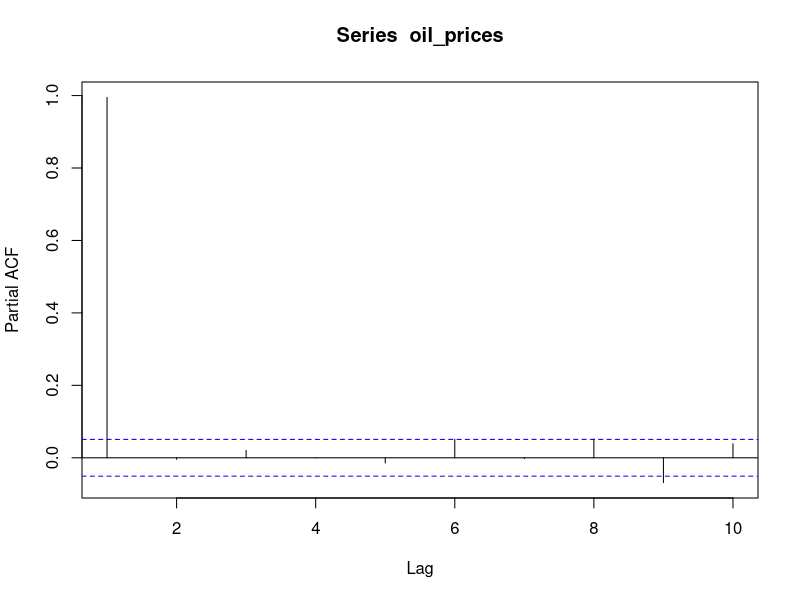
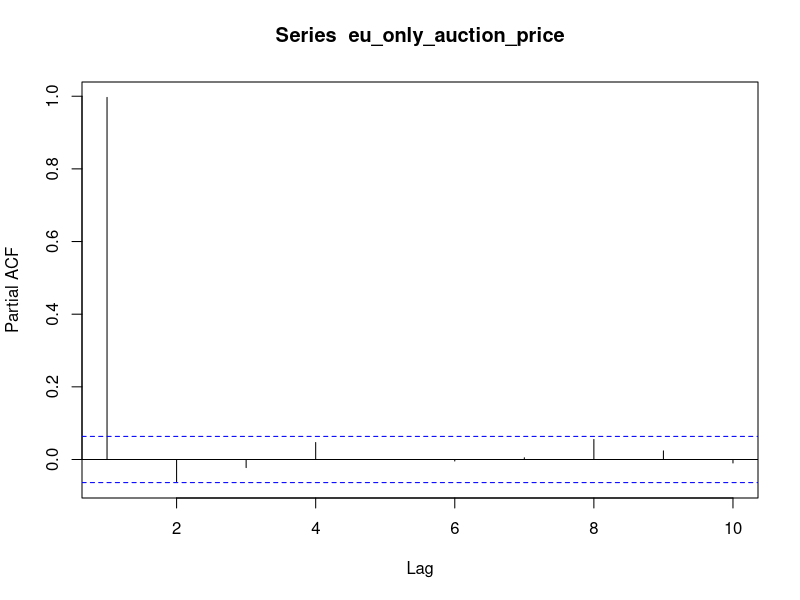
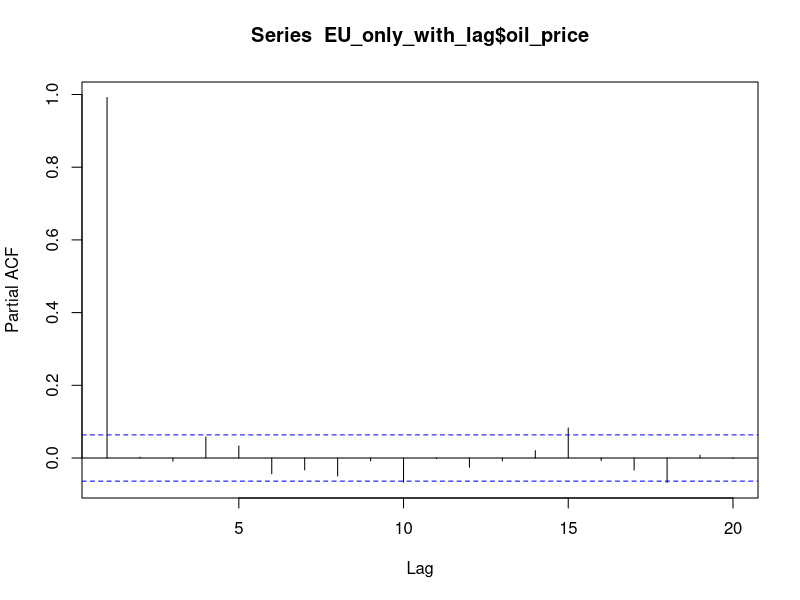
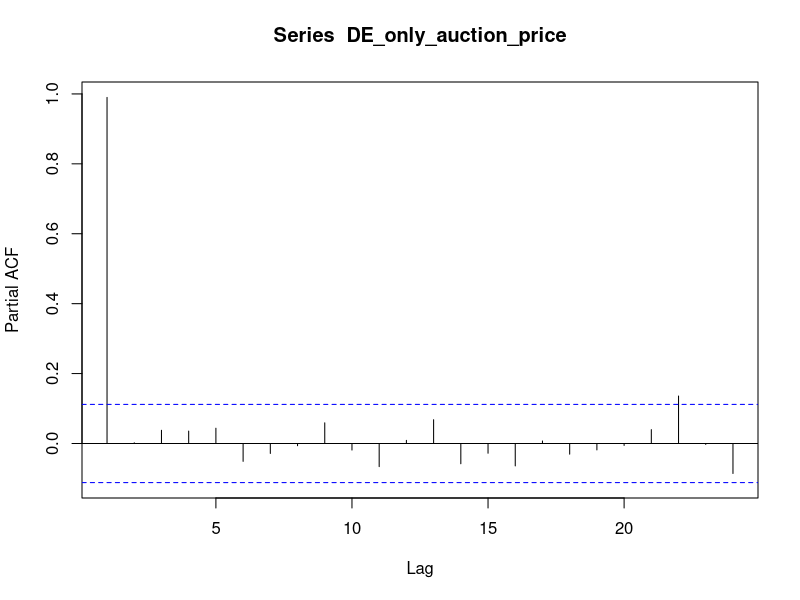
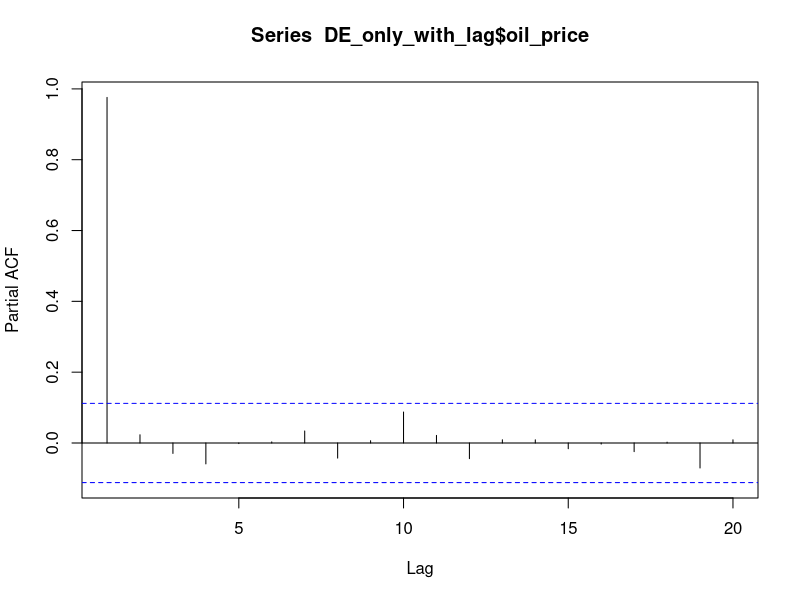
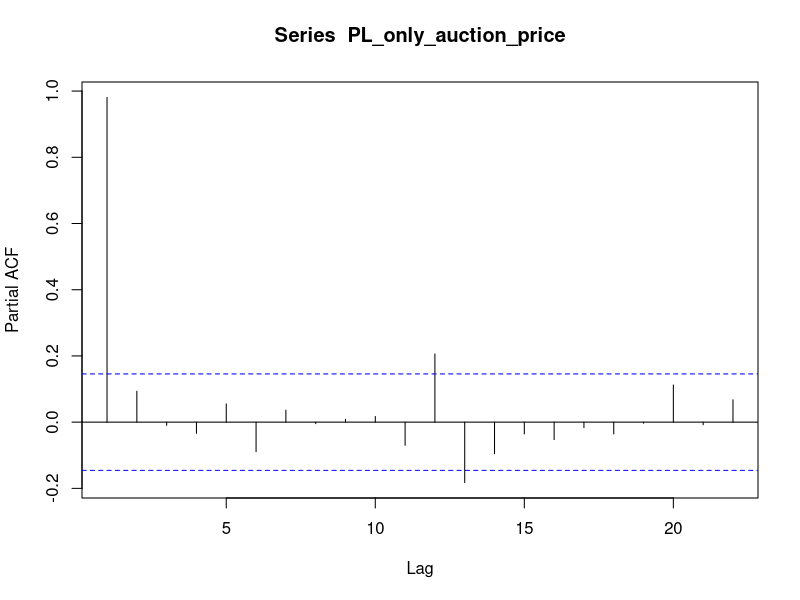
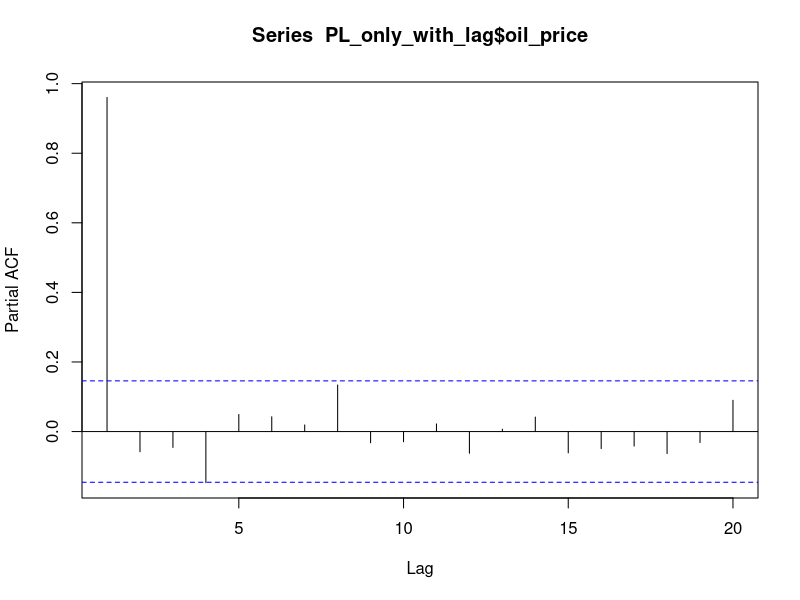
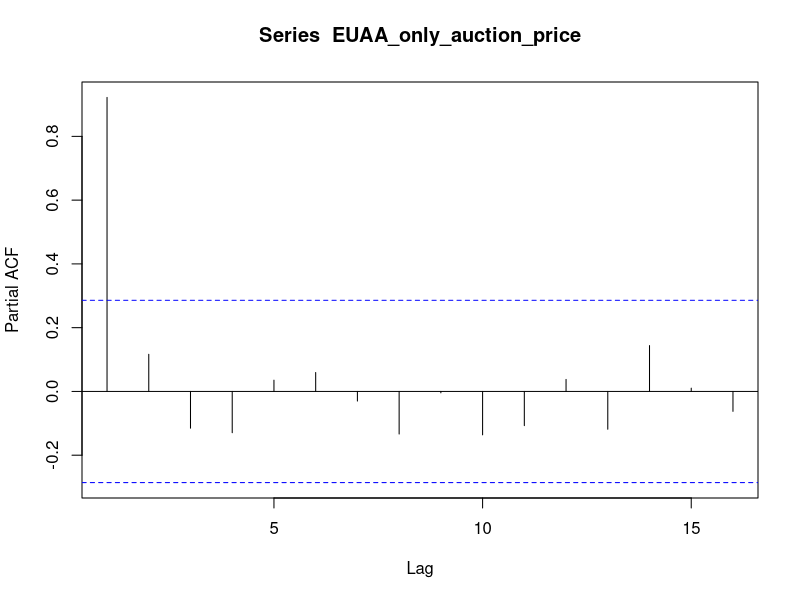

Recreate these plots in R, in order.
## ---- chunk 1
knitr::opts_chunk$set(echo = TRUE)
library(readxl)
library(tseries)
library(ggplot2)
library(tidyverse)
library(reshape2)
library(car)
library(lubridate)

## ---- chunk 2
brent_crude_prices<- read_excel("brent_crude_prices.xlsx")
co2_emissions_data<-read.csv("co2_emission.csv")
ftse<- read.csv("FTSE 100 Historical Data.csv")
eu_ets_data<-read_excel("EU-ETS-data.xlsx")
## ---- chunk 3
eu_ets_data$Date<- as.Date(eu_ets_data$Date)
brent_crude_prices$Date<- as.Date(brent_crude_prices$Date)
ftse$Date<- as.Date(ftse$Date)
## ---- chunk 4
auction_and_oil<- merge(x=eu_ets_data,y=brent_crude_prices, 
                         by="Date", all.x=TRUE) 

auction_and_oil<-auction_and_oil |> filter(is.na(auction_and_oil$`Europe Brent Spot Price FOB (Dollars per Barrel)`)==FALSE)

oil_prices<- auction_and_oil$`Europe Brent Spot Price FOB (Dollars per Barrel)`
pacf(oil_prices, lag=10, pl=TRUE)

ets_stock_and_oil_data<- merge(x=auction_and_oil, y= ftse, by='Date', all.x=TRUE)
## ---- chunk 5
#First let's change auction name to just have EU, DE, PL or EUAA:

ets_stock_and_oil_data<- ets_stock_and_oil_data |> mutate(
                AuctionType = ifelse(str_detect(`Auction Name`, "EUAA")==TRUE,
                                                                        "EUAA",
                                                    str_sub(`Auction Name`,-2,)
), .after=`Auction Name`)
## ---- chunk 6
EU_only_auction<- ets_stock_and_oil_data |> filter(AuctionType=="EU") |> filter(
                                          is.na(`Auction Price €/tCO2`)==FALSE
)
eu_only_auction_price<-EU_only_auction$`Auction Price €/tCO2`

pacf(eu_only_auction_price, lag=10, pl=TRUE)


lag<- EU_only_auction$`Auction Price €/tCO2`[2:length(EU_only_auction$`Auction Price €/tCO2`)-1]
lag<- c(0,lag)
lag[length(lag)]<-0
EU_only_with_lag<- EU_only_auction |> mutate(
                                          lag= lag, .after=`Auction Price €/tCO2`
)

EU_only_auction_variables_fit<- glm(`Auction Price €/tCO2`~ lag+ `Auction Volume tCO2`+ `Maximum Bid €/tCO2`,
                            family=gaussian, data=EU_only_with_lag)

durbinWatsonTest(EU_only_auction_variables_fit)
summary(EU_only_auction_variables_fit)

#DW of 1.27. Not terrible. How do we push this up to acceptable levels?

#What about with oil prices?
EU_only_with_lag<- EU_only_with_lag |> rename(
                        oil_price = `Europe Brent Spot Price FOB (Dollars per Barrel)`
)

EU_only_oil_fit<- glm(`Auction Price €/tCO2`~ lag+ `Auction Volume tCO2`+ `Maximum Bid €/tCO2`+
                                    oil_price,
                            family=gaussian, data=EU_only_with_lag)
summary(EU_only_oil_fit)
durbinWatsonTest(EU_only_oil_fit)

pacf(EU_only_with_lag$oil_price, lag=20, pl=TRUE)

#So the difference in DW witha nd without oil prices isn't huge. Only 0.01 difference in the test statistic. 

## ---- chunk 7
DE_only_auction<-ets_stock_and_oil_data |> filter(AuctionType=="DE") |> filter(
                                          is.na(`Auction Price €/tCO2`)==FALSE
)
DE_only_auction_price<- DE_only_auction$`Auction Price €/tCO2`
pacf(DE_only_auction_price)


lag<- DE_only_auction$`Auction Price €/tCO2`[2:length(DE_only_auction$`Auction Price €/tCO2`)-1]
lag<- c(0,lag)
lag[length(lag)]<-0
DE_only_with_lag<- DE_only_auction |> mutate(
                                          lag= lag, .after=`Auction Price €/tCO2`
)

DE_only_auction_variables_fit<- glm(`Auction Price €/tCO2`~ lag+ `Auction Volume tCO2`+ `Maximum Bid €/tCO2`,
                            family=gaussian, data=DE_only_with_lag)

durbinWatsonTest(DE_only_auction_variables_fit)
summary(DE_only_auction_variables_fit)

#With oil prices:
DE_only_with_lag<- DE_only_with_lag |> rename(
                        oil_price = `Europe Brent Spot Price FOB (Dollars per Barrel)`
)

DE_only_oil_fit<- glm(`Auction Price €/tCO2`~ lag+ `Auction Volume tCO2`+ `Maximum Bid €/tCO2`+
                                    oil_price,
                            family=gaussian, data=DE_only_with_lag)
summary(DE_only_oil_fit)
durbinWatsonTest(DE_only_oil_fit)

pacf(DE_only_with_lag$oil_price, lag=20, pl=TRUE)

## ---- chunk 8
PL_only_auction<-ets_stock_and_oil_data |> filter(AuctionType=="PL") |> filter(
                                          is.na(`Auction Price €/tCO2`)==FALSE
)
PL_only_auction_price<- PL_only_auction$`Auction Price €/tCO2`
pacf(PL_only_auction_price)


lag<- PL_only_auction$`Auction Price €/tCO2`[2:length(PL_only_auction$`Auction Price €/tCO2`)-1]
lag<- c(0,lag)
lag[length(lag)]<-0
PL_only_with_lag<- PL_only_auction |> mutate(
                                          lag= lag, .after=`Auction Price €/tCO2`
)

PL_only_auction_variables_fit<- glm(`Auction Price €/tCO2`~ lag+ `Auction Volume tCO2`+ `Maximum Bid €/tCO2`,
                            family=gaussian, data=PL_only_with_lag)

durbinWatsonTest(PL_only_auction_variables_fit)
summary(PL_only_auction_variables_fit)

#With oil prices:
PL_only_with_lag<- PL_only_with_lag |> rename(
                        oil_price = `Europe Brent Spot Price FOB (Dollars per Barrel)`
)

PL_only_oil_fit<- glm(`Auction Price €/tCO2`~ lag+ `Auction Volume tCO2`+ `Maximum Bid €/tCO2`+
                                    oil_price,
                            family=gaussian, data=PL_only_with_lag)
summary(PL_only_oil_fit)
durbinWatsonTest(PL_only_oil_fit)

pacf(PL_only_with_lag$oil_price, lag=20, pl=TRUE)

#So for Poland, I don't need to worry about autocorrelation at all
## ---- chunk 9
EUAA_only_auction<-ets_stock_and_oil_data |> filter(AuctionType=="EUAA") |> filter(
                                          is.na(`Auction Price €/tCO2`)==FALSE
)
EUAA_only_auction_price<- EUAA_only_auction$`Auction Price €/tCO2`
pacf(EUAA_only_auction_price)


lag<- EUAA_only_auction$`Auction Price €/tCO2`[2:length(EUAA_only_auction$`Auction Price €/tCO2`)-1]
lag<- c(0,lag)
lag[length(lag)]<-0
EUAA_only_with_lag<- EUAA_only_auction |> mutate(
                                          lag= lag, .after=`Auction Price €/tCO2`
)

EUAA_only_auction_variables_fit<- glm(`Auction Price €/tCO2`~ lag+ `Auction Volume tCO2`+ `Maximum Bid €/tCO2`,
                            family=gaussian, data=EUAA_only_with_lag)

durbinWatsonTest(EUAA_only_auction_variables_fit)
summary(EUAA_only_auction_variables_fit)

#With oil prices:
EUAA_only_with_lag<- EUAA_only_with_lag |> rename(
                        oil_price = `Europe Brent Spot Price FOB (Dollars per Barrel)`
)

EUAA_only_oil_fit<- glm(`Auction Price €/tCO2`~ lag+ `Auction Volume tCO2`+ `Maximum Bid €/tCO2`+
                                    oil_price,
                            family=gaussian, data=EUAA_only_with_lag)
summary(EUAA_only_oil_fit)
durbinWatsonTest(EUAA_only_oil_fit)

pacf(EUAA_only_with_lag$oil_price, lag=20, pl=TRUE)

#lag isn;t significant. Should I leave it out?
EUAA_only_oil_fit<- glm(`Auction Price €/tCO2`~ `Auction Volume tCO2`+ `Maximum Bid €/tCO2`+
                                    oil_price,
                            family=gaussian, data=EUAA_only_with_lag)
durbinWatsonTest(EUAA_only_oil_fit)
summary(EUAA_only_oil_fit)
## ---- chunk 10
ets_rbind_lag<- rbind(
                                EU_only_with_lag, 
                                EUAA_only_with_lag, 
                                DE_only_with_lag, 
                                PL_only_with_lag) |> arrange(desc('Date'))

#Merging, beginning with EU lag
EU_lag<- EU_only_with_lag |> select('Date','AuctionType', 'lag')
ets_EU_only_lag<- merge(x=ets_stock_and_oil_data, y= EU_lag, by=c('Date', 'AuctionType'), all.x=TRUE)
ets_EU_only_lag<- ets_EU_only_lag |> select(-c(Price:Change..))

#DE lag:
DE_lag<- DE_only_with_lag |> select('Date', 'AuctionType', 'lag')
ets_EU_DE_with_lag<- merge(x=ets_EU_only_lag, y=DE_lag, by=c('Date', 'AuctionType'), all.x=TRUE)
ets_EU_DE_with_lag$lag.x<- ifelse(is.na(ets_EU_DE_with_lag$lag.x), 
                                  ets_EU_DE_with_lag$lag.y,
                                  ets_EU_DE_with_lag$lag.x)
ets_EU_DE_with_lag<- ets_EU_DE_with_lag |> rename('lag'='lag.x') |> select(-'lag.y')

#PL lag:
PL_lag<- PL_only_with_lag |> select('Date', 'AuctionType', 'lag')
ets_EU_DE_PL_with_lag<- merge(x=ets_EU_DE_with_lag, 
                              y= PL_lag, by = c('Date', 'AuctionType'),
                              all.x=TRUE)

ets_EU_DE_PL_with_lag$lag.x<- ifelse(is.na(ets_EU_DE_PL_with_lag$lag.x), 
                                  ets_EU_DE_PL_with_lag$lag.y,
                                  ets_EU_DE_PL_with_lag$lag.x)

ets_EU_DE_PL_with_lag<- ets_EU_DE_PL_with_lag |> rename('lag'='lag.x') |> select(-'lag.y')

#Adding EUAA lag:

EUAA_lag<- EUAA_only_with_lag |> select('Date', 'AuctionType', 'lag')

ets_representative_lag<- merge(x=ets_EU_DE_PL_with_lag,
                               y=EUAA_lag, by = c('Date', 'AuctionType'),
                               all.x=TRUE)
ets_representative_lag$lag.x<- ifelse(is.na(ets_representative_lag$lag.x), 
                                  ets_representative_lag$lag.y,
                                  ets_representative_lag$lag.x)

ets_representative_lag<- ets_representative_lag |> rename('lag'='lag.x') |> select(-'lag.y')

ets_representative_lag<- ets_representative_lag |> relocate(lag, 
                                  .after=`Auction Price €/tCO2`) |> rename(
             oil_price = `Europe Brent Spot Price FOB (Dollars per Barrel)`
                                  )
## ---- chunk 11
lag_fit<- glm(`Auction Price €/tCO2`~lag+`Auction Volume tCO2`+ `Maximum Bid €/tCO2`+
                                    oil_price,
                            family=gaussian, data=ets_representative_lag)

summary(lag_fit)

durbinWatsonTest(lag_fit)
## ---- chunk 12
ftse<- read.csv("FTSE 100 Historical Data.csv")

ftse$Date<- mdy(ftse$Date)
ftse$Price<- as.numeric(str_replace(ftse$Price,",",""))

ets_with_rep_lag<- merge(x=ets_representative_lag, y=ftse, by = 'Date', all.x=TRUE)

ets_with_rep_lag<- ets_with_rep_lag |> rename(
                                  ftse_price = Price
)

ftse_lag_fit<- glm(`Auction Price €/tCO2`~lag+`Auction Volume tCO2`+ `Maximum Bid €/tCO2`+
                                    oil_price+ftse_price,
                            family=gaussian, data=ets_with_rep_lag)

summary(ftse_lag_fit)

durbinWatsonTest(ftse_lag_fit)

## ---- chunk 13
res<- resid(ftse_lag_fit)
plot(fitted(ftse_lag_fit), res)


## ---- chunk 14
#No pooling- EU:
  
no_pool_EU<- ets_with_rep_lag |> filter(AuctionType=="EU")

eu_no_pool_fit<- glm(`Auction Price €/tCO2`~lag+`Auction Volume tCO2`+ `Maximum Bid €/tCO2`+
                                    oil_price+ftse_price,
                            family=gaussian, data=no_pool_EU)

summary(eu_no_pool_fit)

durbinWatsonTest(eu_no_pool_fit)

